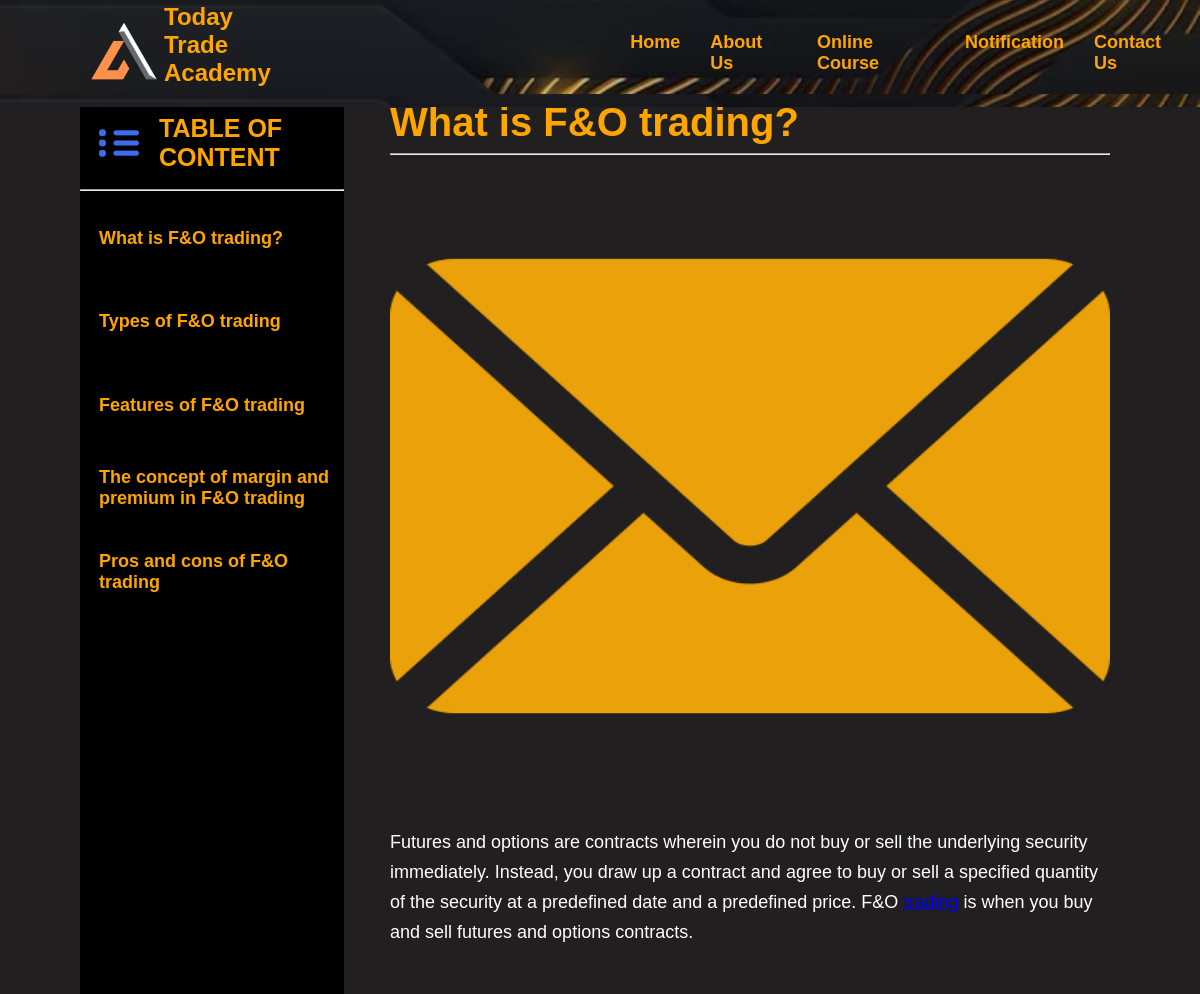
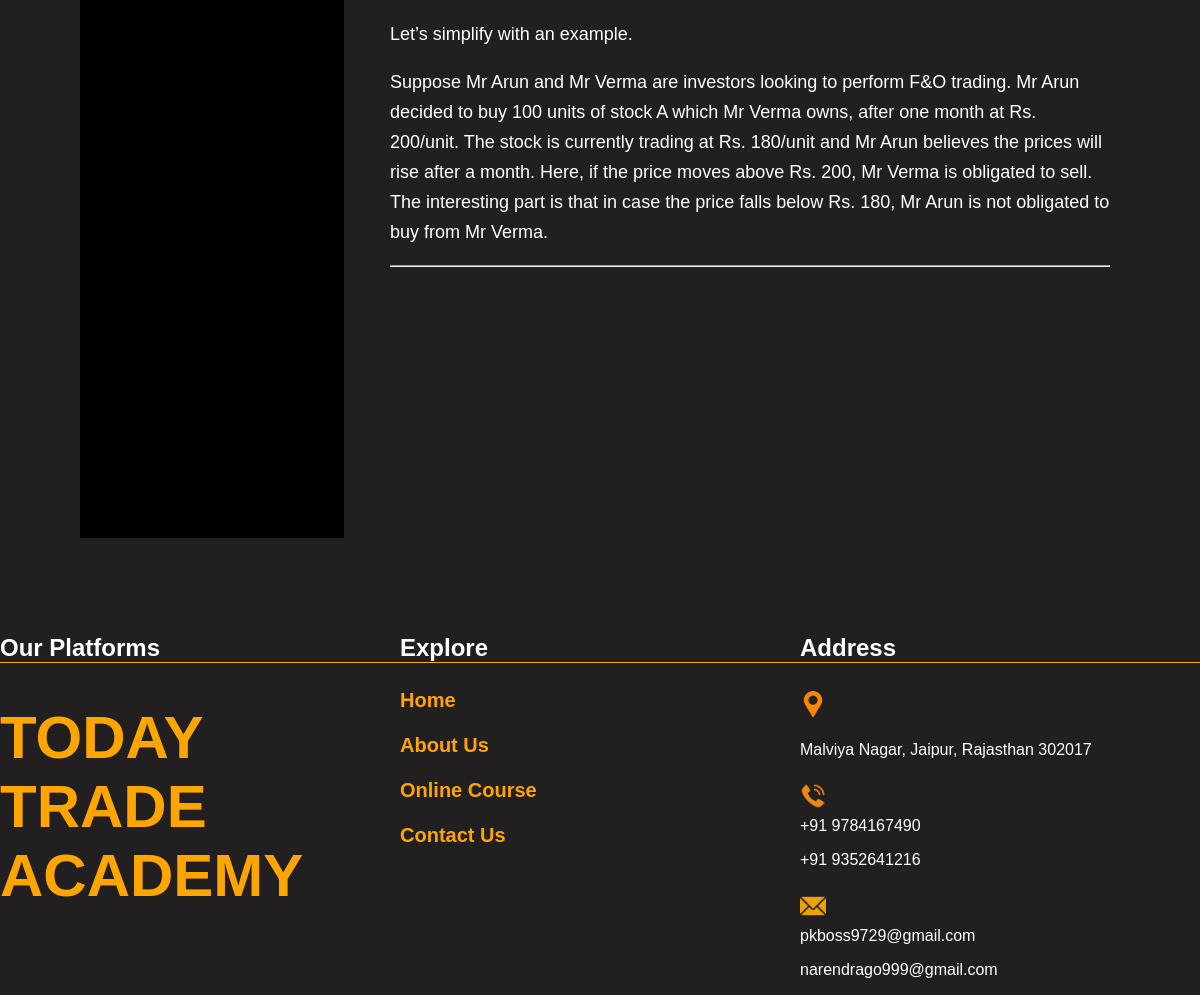
The app's page /traders1_29/21 with its own data (2 pictures, top to bottom).
### begineer/models.py (models this page shows)
class course(models.Model):
    title = models.CharField(max_length=1000)
    number=models.IntegerField(default=0)
    image1 = models.ImageField(upload_to='image',default='static\image\email.png')
    desc = HTMLField()

### todaytrade/views.py (the view)
# urls.py: path('traders1_29/<id>',views.traders1_29),
def traders1_29(request,id):
    d=c1.objects.all()[20:25]
    data = c1.objects.get(id=id)
    return render(request, "traders1_29.html",{'course': data,'courses':d})

### template/traders1_29.html (shortened to what this page needs)
<html lang="en">
<head>
    <link rel="stylesheet" href="/static/css/traders.css">
    <link rel="stylesheet" href="/static/css/main.css">
</head>
<body>
    <nav>
        <div class="logo">
            <img src="/static/image/LOGO3.png" alt="..." />
            <h1>Today Trade<br />Academy</h1>
        </div>
        <div class="list">
            <ul>
                <li><a href="/">Home</a></li>
                <li>About Us</li>
                <li><a href="#">Online Course</a></li>
                <li><a href="#">Notification</a></li>
                <li><a href="contact-us">Contact Us</a></li>
            </ul>
        </div>
    </nav>
    <div class="main_content">
        <div class="table_content">
            <ol>
                <li id="tit"><img src="/static/image/tableofcontent.jpg" alt="">TABLE OF CONTENT</li>
                <hr /> {% for i in courses %}
                <a style="text-decoration: none;" href="/traders1_29/{{i.id}}">
                    <li>{{i.title}}</li>
                </a>
                {% endfor %}
            </ol>
        </div>
        <div class="data" id="p1">
            <h2>{{course.title}}</h2>
            <hr>
            <div class="ima">
                <img style="width: 60vw; height: 45vh;" src="../static/{{course.image1}}" alt="">
            </div>
            <p>{{course.desc | safe}}</p>
            <hr />
        </div>
    </div>
    <div class="footer">
        <div class="bottom-logo">
            <h2>Our Platforms</h2>
            <h1>TODAY TRADE ACADEMY</h1>
        </div>
        <div class="explore">
            <h2>Explore</h2>
            <ul>
                <a href="/">
                    <li>Home</li>
                </a>
                <a href="">
                    <li>About Us</li>
                </a>
                <a href="">
                    <li>Online Course</li>
                </a>
                <a href="contact-us">
                    <li>Contact Us</li>
                </a>
            </ul>
        </div>
        <div class="address">
            <h2>Address</h2>
            <p>
                <img src="/static/image/location.png" alt="loading...">
                <p>Malviya Nagar, Jaipur, Rajasthan 302017</p>
            </p>
            <p><img src="/static/image/telephone-call.png" alt=""><br>+91 9784167490</p>
            <p>+91 9352641216</p>
            <p><img src="/static/image/email.png" alt=""><br>pkboss9729@gmail.com</p>
            <p>narendrago999@gmail.com</p>
        </div>
    </div>
</body>
</html>

### static/css/traders.css (style rules this page uses)
body { padding: 0; margin: 0; box-sizing: border-box; }
.main_content { display: flex; padding-top: 80px; }
.table_content { margin-left: 80px; width: 20vw; }
.table_content ol { padding: 0; width: 22vw; height: 96vh; background: black; list-style: none; }
.table_content ol li { color: orange; width: 20vw; height: 4vh; font-size: 18px; margin: 10px; font-family: sans-serif; padding: 5px 0px 5px 9px; display: flex; align-items: center; }
.table_content ol li:nth-child(1) { font-size: 18px; font-weight: 600; padding: 8px 0px 8px 9px; font-family: sans-serif; }
.table_content ol li img { width: 40px; margin-right: 20px; }
#tit { font-size: 25px; }
.data { width: 60vw; margin-left: 50px; color: orange; display: none; margin-top: 20px; }
.data hr { box-shadow: 0px 0px 0px 0.1px rgb(44, 44, 96); }
.data h2 { text-align: left; margin: 0; font-size: 40px; font-family: sans-serif; }
.data { display: none; padding-left: 20px; }
.data:nth-child(2) { display: block; }
.data p { font-size: 16px; font-family: sans-serif; line-height: 30px; color: white; font-size: 18px; text-align: left; }
.footer { display: flex; justify-content: space-evenly; margin-top: 60px; }
.address, .bottom-logo, .explore { width: 500px; }
.footer .explore ul { list-style: none; margin: 0; padding: 0; }
.footer .explore h2, .address h2, .bottom-logo h2 { color: white; border-bottom: 1px solid orange; }
.footer .address img { width: 26px; margin: 8px 0; }
.footer .address p { color: white; }
.footer .explore ul a { text-decoration: none; color: orange; font-size: 20px; font-weight: 600; }
.footer .explore ul a li { padding: 6px 0; margin: 10px 0; width: 300px; }
.footer .bottom-logo h1 { color: orange; font-size: 60px; width: 200px; text-align: center; }

### static/css/main.css (style rules this page uses)
body { margin: 0; padding: 0; background-color: rgb(33, 31, 31); font-family: sans-serif; }
nav { display: flex; background: url("../image/navphoto5.jpg"); background-size: contain; position: fixed; width: 100%; z-index: 1; color: orange; }
nav .logo { display: flex; justify-content: center; align-items: center; margin-left: 7%; }
nav .logo img { width: 80px; height: 80px; margin-top: -5px; }
nav .logo h1 { margin-top: 3px; }
.list { margin-left: 23%; display: flex; justify-content: center; align-items: center; }
nav .list ul { display: flex; list-style: none; }
nav .list ul li { cursor: pointer; margin: 15px; font-size: 18px; font-family: sans-serif; font-weight: 600; }
nav .list ul li a { text-decoration: none; color: orange; }
.footer { display: flex; justify-content: space-evenly; margin-top: 60px; }
.address, .bottom-logo, .explore { width: 500px; }
.footer .explore ul { list-style: none; margin: 0; padding: 0; }
.footer .explore h2, .address h2, .bottom-logo h2 { color: white; border-bottom: 1px solid orange; }
.footer .address img { width: 26px; margin: 8px 0; }
.footer .address p { color: white; }
.footer .explore ul a { text-decoration: none; color: orange; font-size: 20px; font-weight: 600; }
.footer .explore ul a li { padding: 6px 0; margin: 10px 0; width: 300px; }
.footer .bottom-logo h1 { color: orange; font-size: 60px; width: 200px; text-align: center; }

### template/traders1_29.html (style rules this page uses)
body { margin: 0; padding: 0; background-color: rgb(33, 31, 31); font-family: sans-serif; }
nav { display: flex; background-color: rgba(33, 31, 31, 0.658); width: 100%; z-index: 1; color: orange; }
nav .logo { display: flex; justify-content: center; align-items: center; margin-left: 7%; }
nav .logo img { width: 80px; height: 80px; margin-top: -5px; }
nav .logo h1 { margin-top: 3px; }
.list { margin-left: 23%; display: flex; justify-content: center; align-items: center; }
nav .list ul { display: flex; list-style: none; }
nav .list ul li { cursor: pointer; margin: 15px; font-size: 18px; font-family: sans-serif; font-weight: 600; }
nav .list ul li a { text-decoration: none; color: orange; }
.data { height: 100vh; overflow: hidden; overflow-y: scroll; }
.table_content ol { height: 100vh; overflow: hidden; overflow-y: scroll; }
.data .ima { width: 100%; text-align: center; }

### records on screen
course: title "What is F&O trading?", desc "Futures and options are contracts wherein you do not buy or sell the underlying security immediately. Instead, you draw up a contract and agree to buy or sell a specified quantity of the security at a predefined date and a predefined price. F&O is when you buy and sell futures and options contracts. Let’s simplify with an example. Suppose Mr Arun and Mr Verma are investors looking to perform F&O trading. Mr Arun decided to buy 100 units of stock A which Mr Verma owns, after one month at Rs. 200/unit. The stock is currently trading at Rs. 180/unit and Mr Arun believes the prices will rise after a month. Here, if the price moves above Rs. 200, Mr Verma is obligated to sell. The interesting…"
course: title "Types of F&O trading"
course: title "Features of F&O trading"
course: title "The concept of margin and premium in F&O trading"
course: title "Pros and cons of F&O trading"
